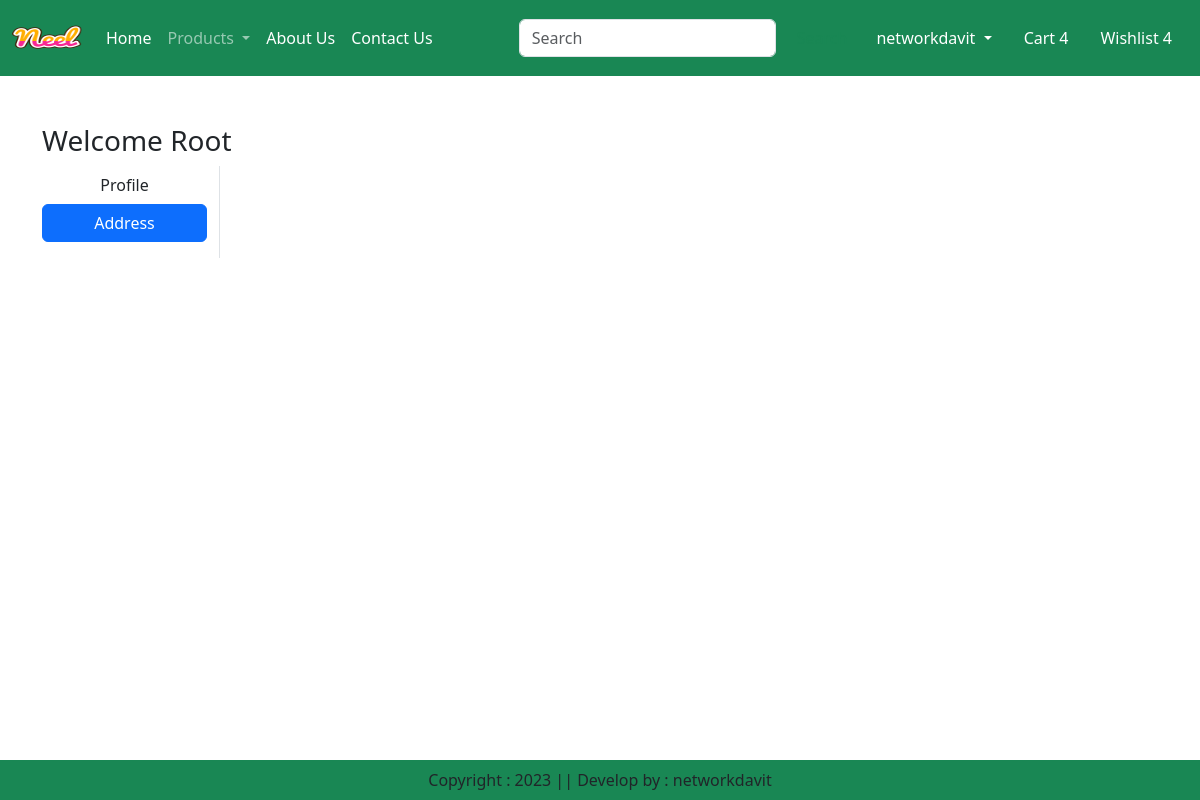
/address/ (signed in), run on an earlier commit of the app's database.
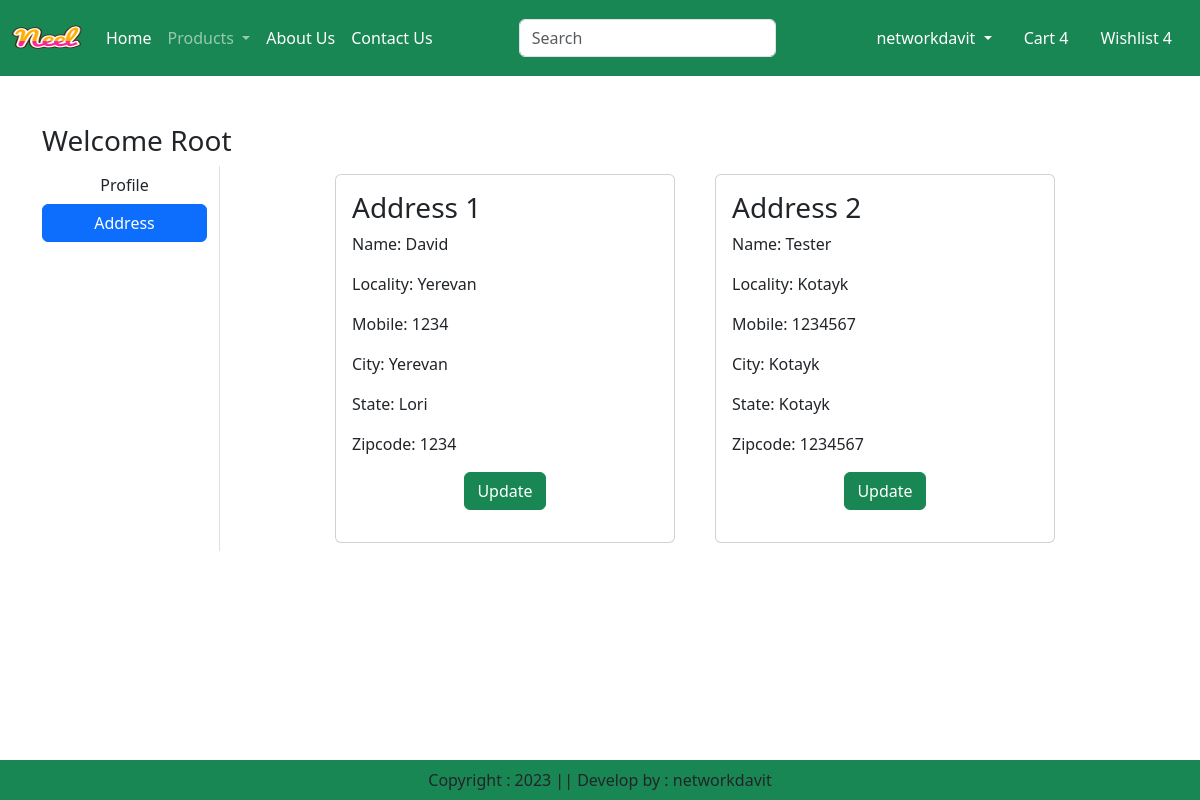
And on a later commit of the database.
### app/models.py (models this page shows, shortened)
class Customer(models.Model):
    user  = models.ForeignKey(User, on_delete=models.CASCADE)
    name = models.CharField(max_length=200)
    locality = models.CharField(max_length=200)
    city = models.CharField(max_length=50)
    mobile = models.IntegerField(default=0)
    zipcode = models.IntegerField()
    state = models.CharField(choices=STATE_CHOICES, max_length=100)

### app/views.py (the view)
# urls.py: path("address/",views.address, name="address"),
def address(request):
    add = Customer.objects.filter(user=request.user)
    return render(request, "app/address.html", locals())

### app/templates/app/address.html (shortened to what this page needs)
{% extends 'app/base.html' %}
{% load static %}
{% block main-content %}
<div class="container my-5">
    <div class="row">
        <h3> Welcome <span class="text-capitalize">{{request.user}}</span></h3>
        <div class="col-sm-2 border-end">
            <ul class="list-unstyled">
                <li class="d-grid"><a href="{% url 'profile' %}" class="btn">Profile</a></li>
                <li class="d-grid"><a href="{% url 'address' %}" class="btn btn-primary">Address</a></li>
            </ul>
        </div>
        <div class="col-sm-8 offset-sm-1">
            <div class="row">
                {% for ad in add  %}
                    <div class="col-sm-6">
                        <div class="card m-2">
                            <div class="card-body">
                                <h3>Address {{forloop.counter}}</h3>
                                <p>Name: {{ad.name}}</p>
                                <p>Locality: {{ad.locality}}</p>
                                <p>Mobile: {{ad.mobile}}</p>
                                <p>City: {{ad.city}}</p>
                                <p>State: {{ad.state}}</p>
                                <p>Zipcode: {{ad.zipcode}}</p>
                                <p class="text-center"><a href="{% url 'updateAddress' pk=ad.id %}" class="btn btn-success" type="button">Update</a></p>
                            </div>
                        </div>
                    </div>
                {% endfor %}
            </div>
        </div>
{% endblock main-content %}

What changed in the data, as far as the page shows it:
added Customer: name "David", locality "Yerevan", mobile "1234", city "Yerevan", state "Lori", zipcode "1234"
added Customer: name "Tester", locality "Kotayk", mobile "1234567", city "Kotayk", state "Kotayk", zipcode "1234567"
